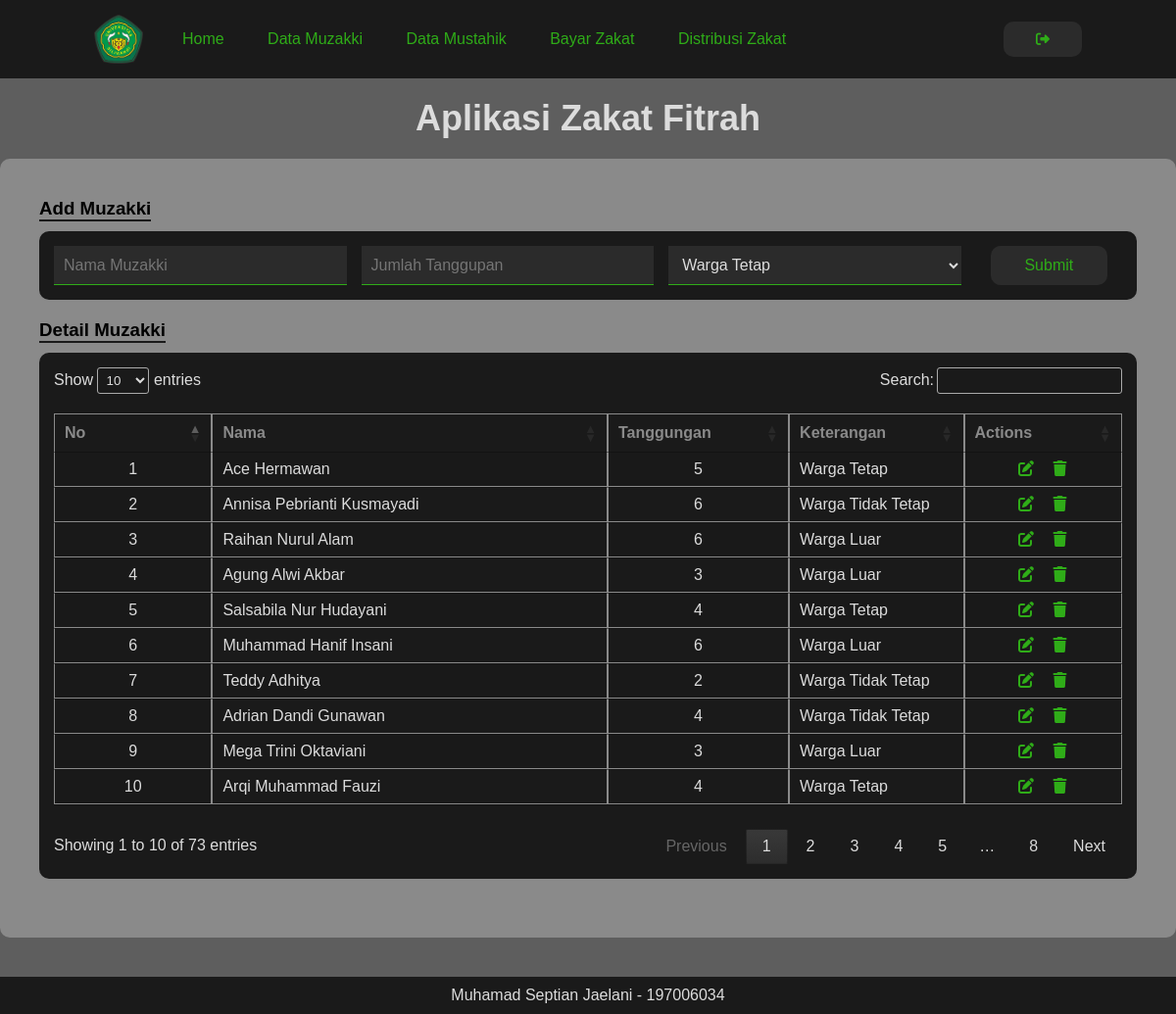
/pages/muzakki.php (signed in), run on the app's committed database.
### tables this page shows
CREATE TABLE `muzakki` (
  `id_muzakki` int(11) NOT NULL,
  `nama_muzakki` varchar(100) DEFAULT NULL,
  `jumlah_tanggupan` int(10) DEFAULT NULL,
  `keterangan` varchar(25) DEFAULT NULL
);

### pages/muzakki.php (the view, shortened to what this page needs)
<?php
require "../header.php";
require "../includes/dbh.inc.php";
$no = 1;
$query = mysqli_query($conn,"select * from muzakki");
?>
<main>
    <div class="wrapper-main">
        <h1 class="main-title">Aplikasi Zakat Fitrah</h1>
        <section class="section-default">
            <h3 class="page-label">Add Muzakki</h3>
            <form class="add-form add_muzakki" action="../includes/muzakki/add-muzakki.inc.php" method="post">
                <input type="text" name="nama_muzakki" placeholder="Nama Muzakki">
                <input type="number" name="jml_tngpn" placeholder="Jumlah Tanggupan">
                <select name="ket" id="ket">
                    <option value="Warga Tetap">Warga Tetap</option>
                </select>
                <button type="submit" name="muzakki-submit" title="Submit data">Submit</button>
            </form>
            <h3 class="page-label">Detail Muzakki</h3>
            <div class="box-table">
                <table id="table-data" class="display">
                    <thead>
                        <tr>
                            <th class="table-small-width">No</th>
                            <th class="table-wide-width">Nama</th>
                            <th class="table-small-width">Tanggungan</th>
                            <th class="table-small-width">Keterangan</th>
                            <th class="table-small-width">Actions</th>
                        </tr>
                    </thead>
                    <tbody>
                        <?php while($data = mysqli_fetch_array($query)) : ?>
                            <tr>
                                <td><?php echo $no++; ?></td>
                                <td class="text-left"><?php echo $data['nama_muzakki']; ?></td>
                                <td><?php echo $data['jumlah_tanggupan']; ?></td>
                                <td class="text-left"><?php echo $data['keterangan']; ?></td>
                                <td>
                                    <a href="../includes/edit.inc.php?idMuzakki=<?php echo $data['id_muzakki'];?>" class="table-button">
                                        <i class="fas fa-edit"></i>
                                    </a>
                                    <a href="#" onclick="confirmAction('../includes/muzakki/delete-muzakki.inc.php?id=<?php echo $data['id_muzakki']; ?>')" class="table-button">
                                        <i class="fas fa-trash"></i>
                                    </a>
                                </td>
                            </tr>
                        <?php endwhile; ?>
                    </tbody>
                </table>
            </div>
        </section>
    </div>
</main>
<?php
require "../footer.php";
?>

### styles/style.css (style rules this page uses)
:root { --primary: #5E5E5E; --secondary: #1A1A1A; --inner-bg: #8A8A8A; --accent: #2FAC18; --text: #dcdcdc; --danger: rgb(248, 47, 47); --success: #20c2f3; --add: #0059bf; --warning: #d7a201; }
* { margin: 0; padding: 0; box-sizing: border-box; }
body { margin: 0; width: 100%; height: 100vh; display: flex; flex-direction: column; background: var(--primary); font-family: sans-serif; }
main { margin: 20px 0; padding: 0; }
.wrapper-main { margin: 0 auto; max-width: 1200px; }
.main-title { margin: 0 auto 20px; font-size: 36px; color: var(--text); text-align: center; }
.section-default { width: 100%; margin: 0 auto 20px; padding: 40px; border-radius: 10px; background-color: var(--inner-bg); }
.page-label { width: fit-content; margin: 0 0 10px 0; border-bottom: 2px solid var(--secondary); }
.add-form { margin: 0 0 20px 0; display: grid; gap: 15px; justify-items: center; width: 100%; padding: 15px; background-color: var(--secondary); border-radius: 10px; }
.add-form input, .add-form select { margin: 0; width: 100%; padding: 10px; font-size: 16px; color: var(--text); border: none; border-bottom: 1px solid var(--accent); background-color: rgba(43,43,43,1); }
.add-form button { width: 80%; padding: 10px; color: var(--accent); border: none; font-size: 16px; background-color: rgba(43,43,43,1); border-radius: 10px; cursor: pointer; transition: 0.3s; }
.add_muzakki { grid-template-columns: 1fr 1fr 1fr 0.5fr; }
.box-table { margin: 0 0 20px; width: 100%; padding: 15px; text-align: center; background-color: var(--secondary); border-radius: 10px; }
.box-table table { width: 100%; font-size: 16px; color: var(--text); }
.box-table th, .box-table td { border: 1px solid var(--inner-bg); }
.box-table thead { color: var(--inner-bg); }
.box-table .table-button { width: 100%; margin: 0 5px; text-decoration: none; color: var(--accent); transition: 0.3s; }
.box-table i { width: 20px; }
.text-left { text-align: left; }
.table-wide-width { width: 25%; }
.table-small-width { width: 10%; }

### data on the page
muzakki: nama_muzakki "Ace Hermawan", jumlah_tanggupan "5", keterangan "Warga Tetap"
muzakki: nama_muzakki "Annisa Pebrianti Kusmayadi", jumlah_tanggupan "6", keterangan "Warga Tidak Tetap"
muzakki: nama_muzakki "Raihan Nurul Alam", jumlah_tanggupan "6", keterangan "Warga Luar"
muzakki: nama_muzakki "Agung Alwi Akbar", jumlah_tanggupan "3", keterangan "Warga Luar"
muzakki: nama_muzakki "Salsabila Nur Hudayani", jumlah_tanggupan "4", keterangan "Warga Tetap"
muzakki: nama_muzakki "Muhammad Hanif Insani", jumlah_tanggupan "6", keterangan "Warga Luar"
muzakki: nama_muzakki "Teddy Adhitya", jumlah_tanggupan "2", keterangan "Warga Tidak Tetap"
muzakki: nama_muzakki "Adrian Dandi Gunawan", jumlah_tanggupan "4", keterangan "Warga Tidak Tetap"
muzakki: nama_muzakki "Mega Trini Oktaviani", jumlah_tanggupan "3", keterangan "Warga Luar"
muzakki: nama_muzakki "Arqi Muhammad Fauzi", jumlah_tanggupan "4", keterangan "Warga Tetap"
